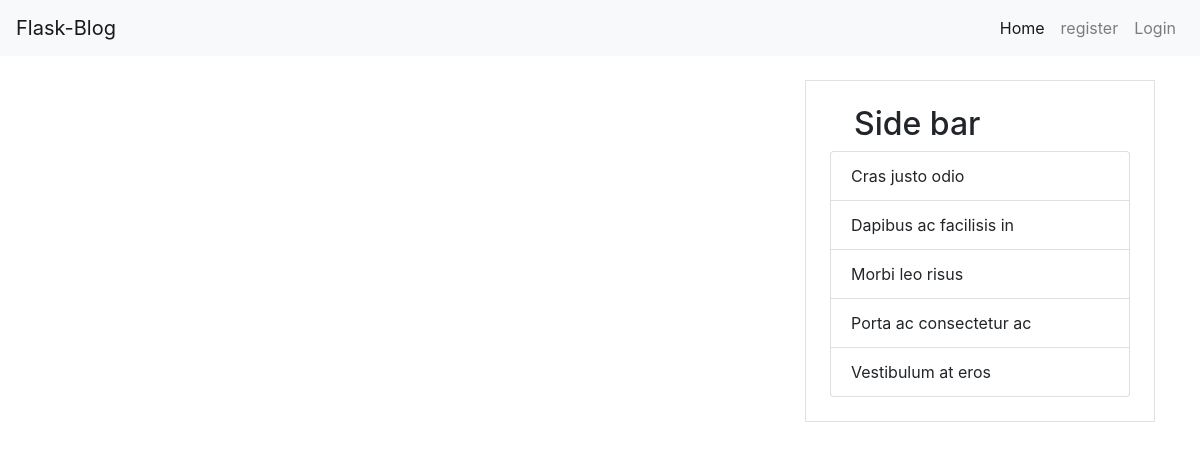
The app's page /user/BrightonHoods, older data.
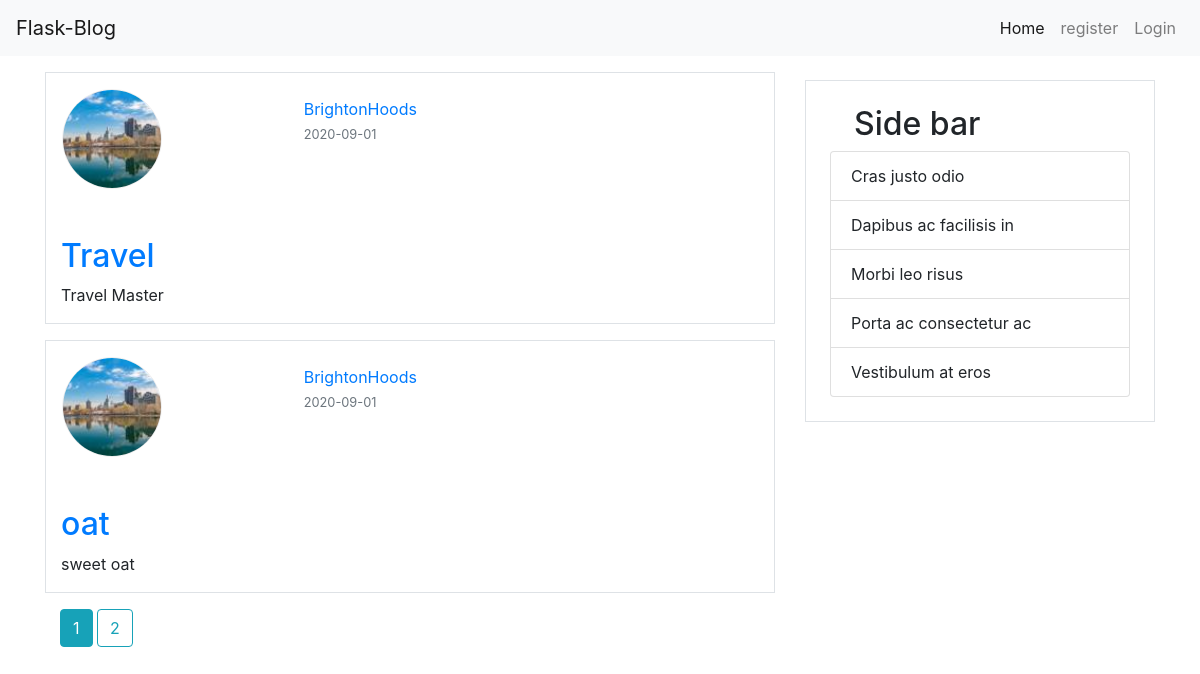
The same page, newer data.
### flaskblog/models.py (models this page shows, shortened)
class Post(db.Model):
    id = db.Column(db.Integer,primary_key=True)
    title = db.Column(db.String(100),nullable=False)
    content = db.Column(db.Text,nullable=False)
    date_posted = db.Column(db.DateTime,nullable=False,default=datetime.utcnow)
    user_id = db.Column(db.Integer,db.ForeignKey('user.id'),nullable=False)

class User(db.Model,UserMixin):
    id = db.Column(db.Integer,primary_key=True)
    username = db.Column(db.String(20),unique=True,nullable=False)
    email = db.Column(db.String(120),unique=True,nullable=False)
    image_file = db.Column(db.String(60),nullable=False,default='default.png')
    password = db.Column(db.String(20),nullable=False)
    posts = db.relationship('Post',backref='author',lazy=True)

### flaskblog/users/routes.py (the view)
@users.route('/user/<string:username>')
def user_post(username):
    user = User.query.filter_by(username=username).first_or_404()
    page = request.args.get('page',1,type=int)
    posts = Post.query.filter_by(author=user).order_by(Post.date_posted.desc()).paginate(page=page,per_page=2)
    return render_template('user_posts.html',posts=posts,user=user)

### flaskblog/templates/user_posts.html
{% extends "base.html"%}
{% block content%}
    <div class="container">
        {%for post in posts.items%}
            <div class="row border mb-3">
                <div class="col-md-4 p-3">
                    <div class="" >
                        <img src="{{url_for('static',filename='profile_pic/'+ post.author.image_file)}}" alt="" style="width:100px; height:100px; border: 1px solid #eee; border-radius: 50%;display: block; object-fit: cover; " class="">
                    </div>
                </div>
                <div class="col-md-8 pt-4">
                    <a href="{{url_for('users.user_post',username=post.author.username)}}">{{post.author.username}}</a>
                    <p class=""><small class="text-muted">{{post.date_posted.strftime('%Y-%m-%d')}}</small></p>
                </div>
                <div class="col-md-12  pt-4">
                    <h2 class="my-2"><a href="{{url_for('posts.post', post_id = post.id)}}">{{post.title}}</a></h2>
                    <p>{{post.content}}</p>
                </div>
            </div>
        {%endfor%}
        {% for page_num in posts.iter_pages(left_edge=1,right_edge=1,left_current=1,right_current=2)%}
            {% if page_num%}
                {% if posts.page == page_num%}
                <a class="btn btn-info" href="{{url_for('users.user_post', page = page_num,username=user.username)}}">{{page_num}}</a>
                {%else%}
                    <a class="btn btn-outline-info" href="{{url_for('users.user_post', page = page_num,username=user.username)}}">{{page_num}}</a>
                {%endif%}
            {%else%}
                ...
            {%endif%}
        {%endfor%}
    </div>
{% endblock content%}

### flaskblog/templates/base.html (shortened to what this page needs)
<!doctype html>
<html lang="en">
  <head>
    <link rel="stylesheet" href="https://stackpath.bootstrapcdn.com/bootstrap/4.5.2/css/bootstrap.min.css">
  </head>
  <body>
    {% include 'navbar.html' %}
    <div class="container">
        <div class="row mt-3">
            <div class="col-md-8">
                {% block content%}{% endblock content%}
            </div>
            <div class="col-md-4">
                <div class="mt-2">
                    <div class="border p-4">
                            <h2 class="ml-4">Side bar</h2>
                            <ul class="list-group">
                                <li class="list-group-item">Cras justo odio</li>
                                <li class="list-group-item">Dapibus ac facilisis in</li>
                                <li class="list-group-item">Morbi leo risus</li>
                                <li class="list-group-item">Porta ac consectetur ac</li>
                                <li class="list-group-item">Vestibulum at eros</li>
                            </ul>
                    </div>
                </div>
            </div>
        </div>
    </div>
</body>
</html>

### flaskblog/templates/navbar.html (shortened to what this page needs)
<nav class="navbar navbar-expand-lg navbar-light bg-light mb-2">
    <a class="navbar-brand" href="{{url_for('main.home_page')}}">Flask-Blog</a>
        <div class="collapse navbar-collapse" id="navbarSupportedContent">
        <ul class="navbar-nav ml-auto">
            <li class="nav-item active">
            <a class="nav-link" href="{{url_for('main.home_page')}}">Home <span class="sr-only">(current)</span></a>
            </li>
            {% if current_user.is_authenticated %}
                <li class="nav-item">
                    <a href="{{url_for('users.logout_page')}}" class="nav-link"> Logout</a>
                </li>
                <li class="nav-item">
                    <a href="{{url_for('users.account')}}" class="nav-link">Profile</a>
                </li>
                <li class="nav-item">
                    <a href="{{url_for('posts.new_post')}}" class="nav-link">New Post</a>
                </li>
            {%else%}
                <li class="nav-item">
                <a class="nav-link" href="{{url_for('users.user_registration_page')}}">register</a>
                </li>
                <li class="nav-item">
                    <a href="{{url_for('users.user_login_page')}}" class="nav-link"> Login</a>
                </li>
            {%endif%}
        </ul>
        </div>
</nav>

Row changes from the older to the newer data that the page shows:
added Post: image_file (picture), author.username "BrightonHoods", date_posted "2020-09-01", title "Travel", content "Travel Master"
added Post: image_file (picture), author.username "BrightonHoods", date_posted "2020-09-01", title "oat", content "sweet oat"
Text that changed along with them:
new list line: "1"
new list line: "2"
